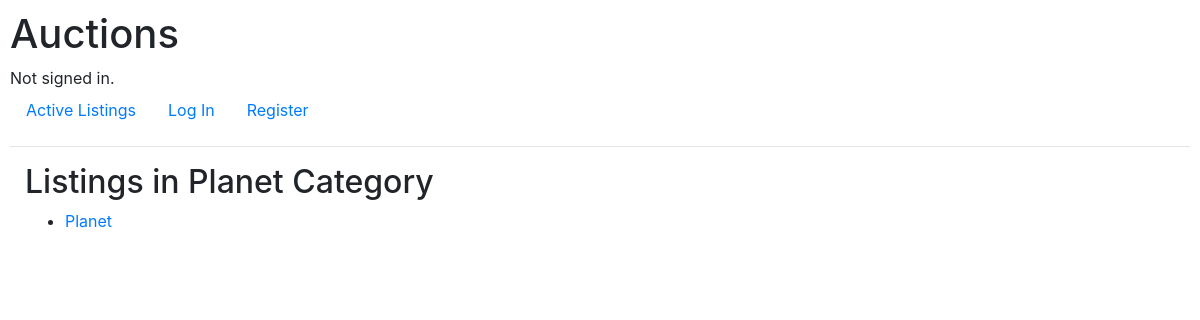
The page /listingsByCategory/Planet on the database as committed earlier.
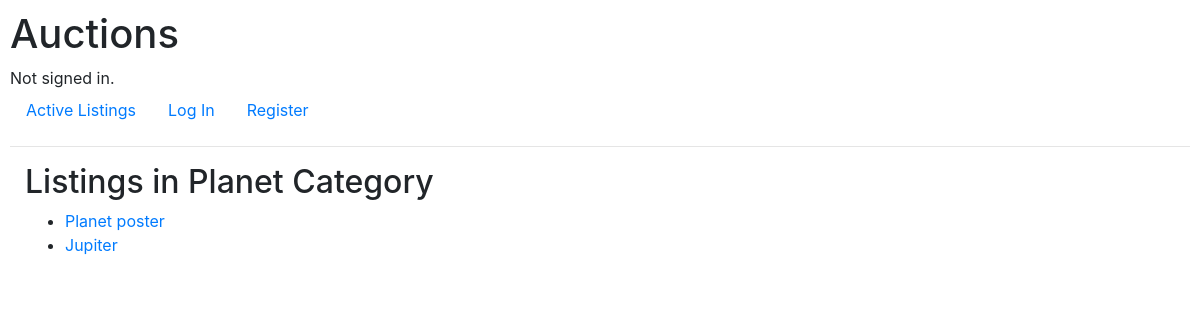
The same page on the database as committed later.
### auctions/models.py (models this page shows, shortened)
class Listing(models.Model):
    title = models.CharField(max_length=64)
    description = models.CharField(max_length=400)
    starting_bid = models.ForeignKey(Bid, on_delete=models.CASCADE, blank=True, related_name="startingBid", default=0)
    image_url = models.CharField(max_length=1000)
    owner = models.ForeignKey(User, on_delete=models.CASCADE, blank=True, related_name="user")
    category = models.ForeignKey(Category, on_delete=models.CASCADE, blank=True, related_name="category")
    is_active = models.BooleanField(default=True)
    watchlist = models.ManyToManyField(User, blank=True, related_name="watchlistListing")
    bid_counter = models.IntegerField(default = 0)

class Category(models.Model):
    category_name = models.CharField(max_length=64)

### auctions/views.py (the view)
# urls.py: path("listingsByCategory/<str:category>", views.listingsByCategory, name="listingsByCategory"),
def listingsByCategory(request, category):
    cat = Category.objects.get(category_name = category)
    listingsByCategory = Listing.objects.filter(category = cat)
    return render(request, 'auctions/listingsByCategory.html', {
        "category": category,
        "listingsByCategory": listingsByCategory
    })

### auctions/templates/auctions/listingsByCategory.html
{% extends 'auctions/layout.html' %} {% block body %}
<div class="container-fluid">
  <h2>Listings in {{ category }} Category</h2>
  <ul>
    {% if not listingsByCategory %}
    <p>No listings in this Category</p>
    {% else %} {% for listing in listingsByCategory %}
    <li>
      <a href="{% url 'listing' listing.id %}"> {{ listing.title}}</a>
    </li>
    {% endfor %}
  </ul>
  {% endif %}
</div>
{% endblock %}

Rows that differ between the two databases and show on the page:
removed Listing: title "Planet"
now on this page (row unchanged): Category: category_name "Planet"
added Listing: title "Planet poster"
added Listing: title "Jupiter"
Other text that changed with them:
{{ category }}: "Planet" → (not shown)
